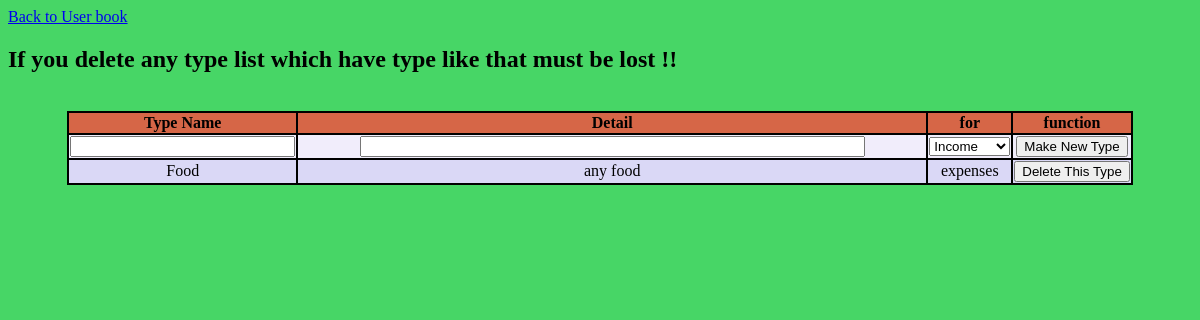
Before: /accounting/8/TypeManage/ with the older database file.
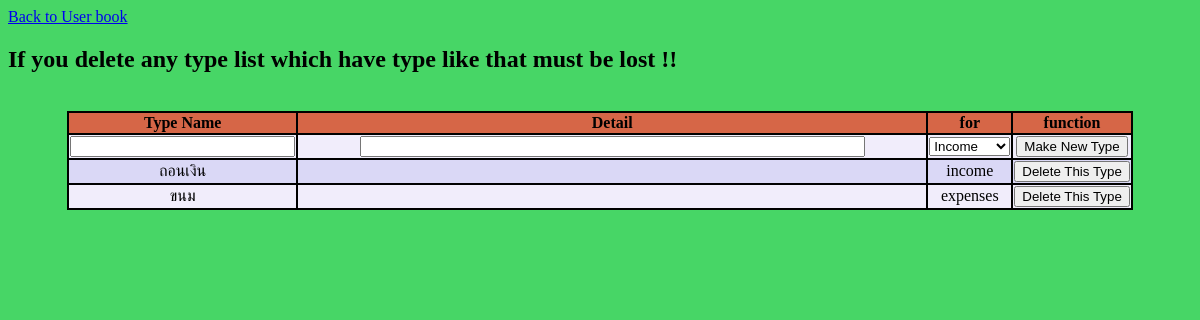
After: the same page with the newer database file.
### accounting/models.py (models this page shows, shortened)
class List_type(models.Model):
    user = models.ForeignKey(User, on_delete=models.CASCADE)
    type_name = models.CharField(max_length=20)
    type_detail = models.CharField(max_length=500)
    type_for = models.CharField(max_length=20, default="income")

### accounting/views.py (the view)
# urls.py: url(r'^(?P<pk>[0-9]+)/TypeManage/$', views.TypeManage.as_view(), name="type_manage"), # add or delete tpye
class TypeManage(generic.DetailView): # go to add or delete type page
    model = User
    template_name = 'accounting/type_manage.html'

### accounting/templates/accounting/type_manage.html (shortened to what this page needs)
<head>
</head>
<body style="background-color:#47d666">
<a href="{% url 'accounting:user_book' pk=user.id %}">Back to User book</a><br>
<h2> If you delete any type list which have type like that must be lost !! </h2>
<br>
<center>
    <table>
    	<tr>
			<th>Type Name</th>
			<th class="detail">Detail</th>
			<th>for</th>
			<th>function</th>
		</tr>
		<form action="{%url 'accounting:func_add_type' user_id=user.id %}" method="post">
			<td><input type="text" name="type_name" size="25" required></input></td>
    		<td><input type="text" name="detail" size="60"></input></td>
    		<td><select name="type_for">
    		    <option value="income">Income</option>
            	</select></td>
            <td><input type="submit" value="Make New Type"></td>
		</form>
	{% for type in user.list_type_set.all %}
        <tr>
            <td>{{type.type_name}}</td>
            <td>{{type.type_detail}}</td>
            <td style="text-align:center">{{type.type_for}}</td>
            <form action="{%url 'accounting:func_delete_type' type_id=type.id %}" method="post">
            <td><input type="submit" value="Delete This Type"></td>
			</form>
        </tr>
	{% endfor %}
</table>
</center>
</body>

### accounting/templates/accounting/type_manage.html (style rules this page uses)
th, th.detail { border: 2px solid black; background-color: #d66647; border-collapse: collapse }
th.detail { width: 70%; }
table { width:90%; border: 2px solid black; border-collapse: collapse; }
td { text-align:center; border: 2px solid black; }
tr:nth-child(odd) { background-color: #dad8f6; }
tr:nth-child(even) { background-color: #f1edfb; }

Changed rows visible on the page:
removed List_type: type_name "Food", type_detail "any food", type_for "expenses"
added List_type: type_name "ถอนเงิน", type_for "income"
added List_type: type_name "ขนม", type_for "expenses"
